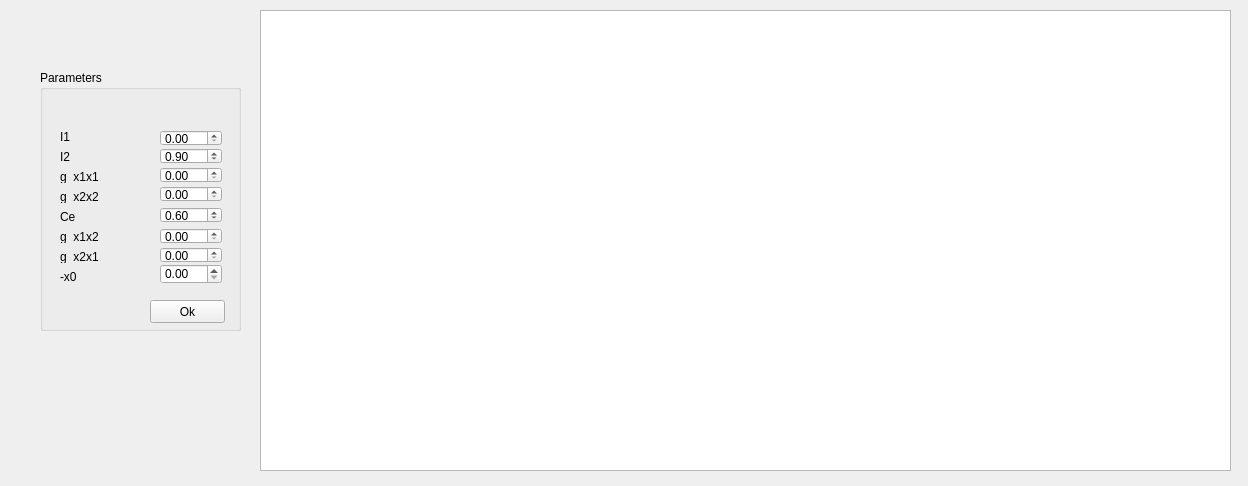
<?xml version="1.0" encoding="UTF-8"?>
<ui version="4.0">
 <class>Visualizer</class>
 <widget class="QWidget" name="Visualizer">
  <property name="geometry">
   <rect>
    <x>0</x>
    <y>0</y>
    <width>1248</width>
    <height>486</height>
   </rect>
  </property>
  <property name="windowTitle">
   <string>Visualizer</string>
  </property>
  <property name="locale">
   <locale language="English" country="UnitedStates"/>
  </property>
  <widget class="QGroupBox" name="groupBox">
   <property name="geometry">
    <rect>
     <x>40</x>
     <y>70</y>
     <width>201</width>
     <height>261</height>
    </rect>
   </property>
   <property name="locale">
    <locale language="English" country="UnitedStates"/>
   </property>
   <property name="title">
    <string>Parameters</string>
   </property>
   <widget class="QLabel" name="label">
    <property name="geometry">
     <rect>
      <x>20</x>
      <y>60</y>
      <width>46</width>
      <height>13</height>
     </rect>
    </property>
    <property name="text">
     <string>I1</string>
    </property>
   </widget>
   <widget class="QLabel" name="label_2">
    <property name="geometry">
     <rect>
      <x>20</x>
      <y>80</y>
      <width>46</width>
      <height>13</height>
     </rect>
    </property>
    <property name="text">
     <string>I2</string>
    </property>
   </widget>
   <widget class="QLabel" name="label_7">
    <property name="geometry">
     <rect>
      <x>20</x>
      <y>180</y>
      <width>46</width>
      <height>13</height>
     </rect>
    </property>
    <property name="text">
     <string>g_x2x1</string>
    </property>
   </widget>
   <widget class="QDoubleSpinBox" name="doubleSpinBox_I1">
    <property name="geometry">
     <rect>
      <x>120</x>
      <y>60</y>
      <width>62</width>
      <height>16</height>
     </rect>
    </property>
   </widget>
   <widget class="QDoubleSpinBox" name="doubleSpinBox_I2">
    <property name="geometry">
     <rect>
      <x>120</x>
      <y>78</y>
      <width>62</width>
      <height>16</height>
     </rect>
    </property>
    <property name="maximum">
     <double>1.500000000000000</double>
    </property>
    <property name="singleStep">
     <double>0.100000000000000</double>
    </property>
    <property name="value">
     <double>0.900000000000000</double>
    </property>
   </widget>
   <widget class="QDoubleSpinBox" name="doubleSpinBox_gx1x1">
    <property name="enabled">
     <bool>true</bool>
    </property>
    <property name="geometry">
     <rect>
      <x>120</x>
      <y>97</y>
      <width>62</width>
      <height>16</height>
     </rect>
    </property>
   </widget>
   <widget class="QDoubleSpinBox" name="doubleSpinBox_gx1x2">
    <property name="geometry">
     <rect>
      <x>120</x>
      <y>158</y>
      <width>62</width>
      <height>16</height>
     </rect>
    </property>
   </widget>
   <widget class="QDoubleSpinBox" name="doubleSpinBox_gx2x2">
    <property name="enabled">
     <bool>true</bool>
    </property>
    <property name="geometry">
     <rect>
      <x>120</x>
      <y>116</y>
      <width>62</width>
      <height>16</height>
     </rect>
    </property>
   </widget>
   <widget class="QDoubleSpinBox" name="doubleSpinBox_Ce">
    <property name="enabled">
     <bool>true</bool>
    </property>
    <property name="geometry">
     <rect>
      <x>120</x>
      <y>137</y>
      <width>62</width>
      <height>16</height>
     </rect>
    </property>
    <property name="value">
     <double>0.600000000000000</double>
    </property>
   </widget>
   <widget class="QDoubleSpinBox" name="doubleSpinBox_gx2x1">
    <property name="geometry">
     <rect>
      <x>120</x>
      <y>177</y>
      <width>62</width>
      <height>16</height>
     </rect>
    </property>
   </widget>
   <widget class="QPushButton" name="OkButton">
    <property name="geometry">
     <rect>
      <x>110</x>
      <y>230</y>
      <width>75</width>
      <height>23</height>
     </rect>
    </property>
    <property name="locale">
     <locale language="English" country="UnitedStates"/>
    </property>
    <property name="text">
     <string>Ok</string>
    </property>
   </widget>
   <widget class="QLabel" name="label_8">
    <property name="geometry">
     <rect>
      <x>20</x>
      <y>200</y>
      <width>46</width>
      <height>13</height>
     </rect>
    </property>
    <property name="text">
     <string>-x0</string>
    </property>
   </widget>
   <widget class="QDoubleSpinBox" name="doubleSpinBox_x0">
    <property name="geometry">
     <rect>
      <x>120</x>
      <y>194</y>
      <width>62</width>
      <height>20</height>
     </rect>
    </property>
   </widget>
  </widget>
  <widget class="QLabel" name="label_3">
   <property name="geometry">
    <rect>
     <x>60</x>
     <y>170</y>
     <width>46</width>
     <height>13</height>
    </rect>
   </property>
   <property name="text">
    <string>g_x1x1</string>
   </property>
  </widget>
  <widget class="QLabel" name="label_4">
   <property name="geometry">
    <rect>
     <x>60</x>
     <y>190</y>
     <width>46</width>
     <height>13</height>
    </rect>
   </property>
   <property name="text">
    <string>g_x2x2</string>
   </property>
  </widget>
  <widget class="QLabel" name="label_5">
   <property name="geometry">
    <rect>
     <x>60</x>
     <y>210</y>
     <width>46</width>
     <height>13</height>
    </rect>
   </property>
   <property name="text">
    <string>Ce</string>
   </property>
  </widget>
  <widget class="QLabel" name="label_6">
   <property name="geometry">
    <rect>
     <x>60</x>
     <y>230</y>
     <width>46</width>
     <height>13</height>
    </rect>
   </property>
   <property name="text">
    <string>g_x1x2</string>
   </property>
  </widget>
  <widget class="QGraphicsView" name="graphicsView_ts">
   <property name="geometry">
    <rect>
     <x>260</x>
     <y>10</y>
     <width>971</width>
     <height>461</height>
    </rect>
   </property>
  </widget>
 </widget>
 <resources/>
 <connections/>
</ui>
